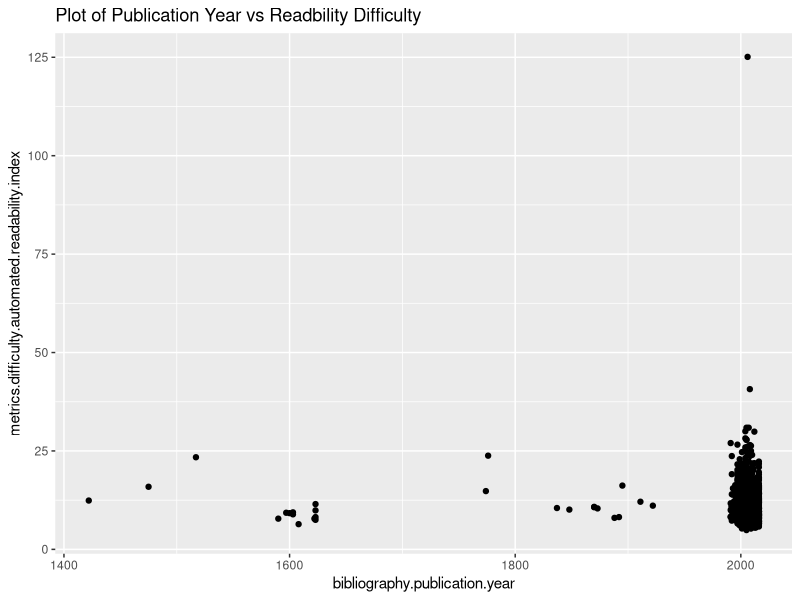
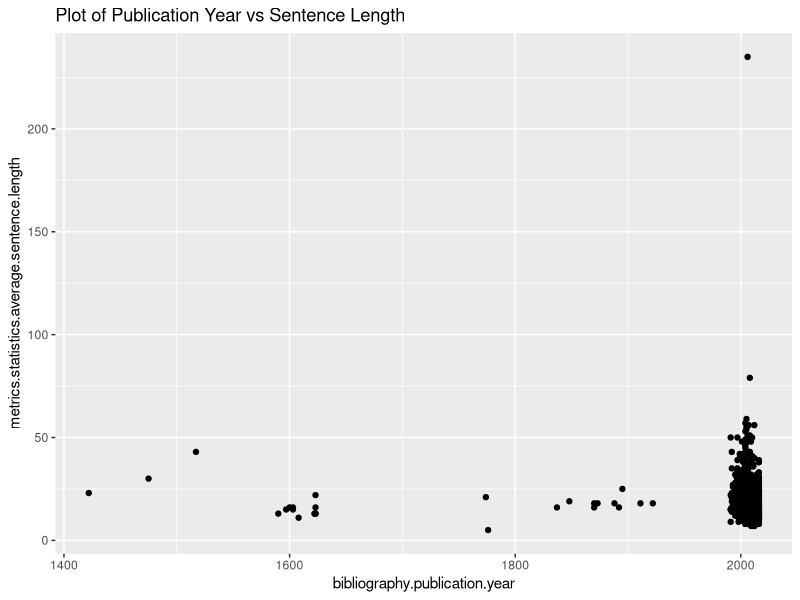

R code for these plots, in order:
## ---- chunk 1
library (here)
library (ggplot2)
library (dplyr)
## ---- chunk 2
books_data<- read.csv ("classics.csv")
## ---- chunk 3
dim(books_data)
## ---- chunk 4
colnames(books_data)
## ---- chunk 5
books_data %>%
  ggplot() +aes (bibliography.publication.year, metrics.difficulty.automated.readability.index) +geom_point() +ggtitle("Plot of Publication Year vs Readbility Difficulty")
  
## ---- chunk 6
books_data %>%
  ggplot() +aes (bibliography.publication.year, metrics.statistics.average.sentence.length) +geom_point() +ggtitle("Plot of Publication Year vs Sentence Length")
